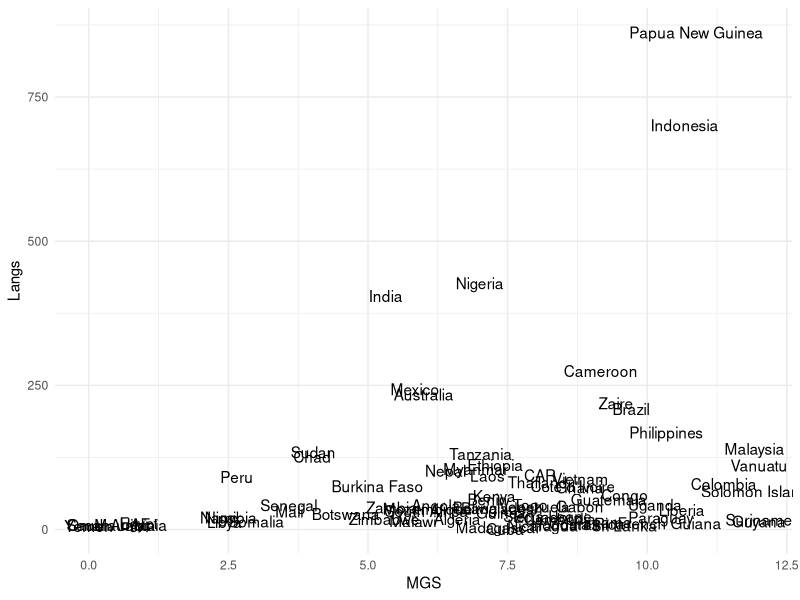
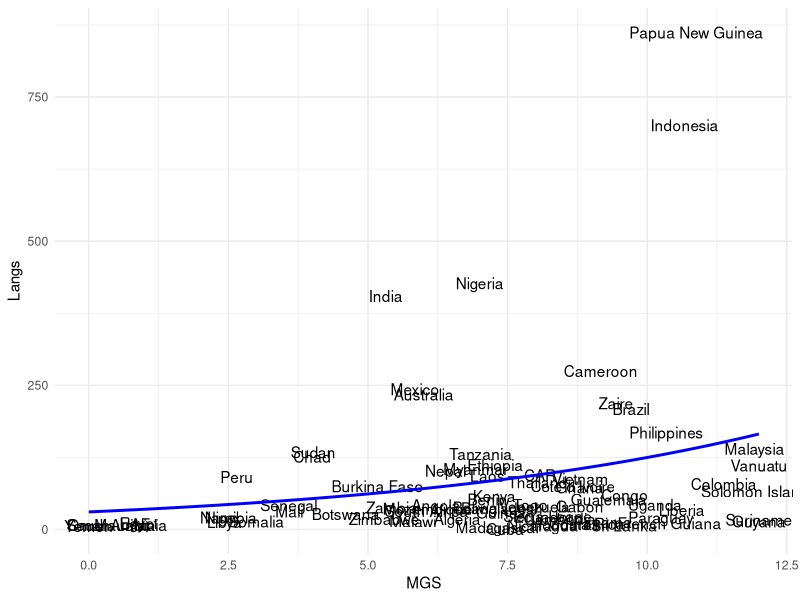

The R script that drew these images, in order: (Note: this script raises an error after producing the figures.)
## ---- chunk 1

# Load MASS and pscl (used for negative binomial regression later):

library(MASS)
library(pscl)

# Load tidyverse and broom for tidy regression outputs:

library(tidyverse)
library(broom)

# Load in the iconicity dataset:

nettle <- read_csv('nettle_1999_climate.csv')

# Check dataset:

nettle
## ---- chunk 2

# Check that everything is positive:

all(nettle$Langs >= 0)
## ---- chunk 3
# What's the range of the predictor?

range(nettle$MGS)

# Check which countries these most extreme values correspond to:

filter(nettle, MGS %in% range(MGS))
## ---- chunk 4
ggplot(nettle, aes(x = MGS, y = Langs, label = Country)) +
  geom_text() +
  theme_minimal()
## ---- chunk 5
MGS_mdl <- glm(Langs ~ MGS, data = nettle,
               family = poisson)
## ---- chunk 6
tidy(MGS_mdl)
## ---- chunk 7
mycoefs <- tidy(MGS_mdl) %>% dplyr::pull(estimate)
## ---- chunk 8
intercept <- mycoefs[1]
intercept

slope <- mycoefs[2]
slope
## ---- chunk 9
intercept + 0:12 * slope
## ---- chunk 10
exp(intercept + 0:12 * slope)
## ---- chunk 11
newpreds <- tibble(MGS = seq(0, 12, 0.01))

# Check:

newpreds
## ---- chunk 12
# Get predictions:

MGS_preds <- predict(MGS_mdl, newpreds)
head(MGS_preds) # first six numbers
## ---- chunk 13
# Exponentiate for rates:

MGS_preds <- exp(MGS_preds)
head(MGS_preds)
## ---- chunk 14
# Alternatively, specify the argument type = 'response':

MGS_preds <- predict(MGS_mdl, newpreds,
                     type = 'response')
head(MGS_preds)
## ---- chunk 15
# Put predictor values and predictions into same tibble:

mypreds <- tibble(MGS = newpreds$MGS, Rate = MGS_preds)
mypreds
## ---- chunk 16
# Create plot:

nettle %>% ggplot(aes(x = MGS, y = Langs)) +
  geom_text(aes(label = Country)) +
  geom_line(data = mypreds, mapping = aes(x = MGS, y = Rate),
            col = 'blue', size = 1) +
  theme_minimal()
## ---- chunk 17
# Adding exposure variables:

MGS_mdl_exposure <- glm(Langs ~ MGS + offset(Area),
                        data = nettle, family = 'poisson')

tidy(MGS_mdl_exposure)
## ---- chunk 18
MGS_mdl_nb <- glm.nb(Langs ~ MGS + offset(Area),
                     data = nettle)

# Check coefficients:

tidy(MGS_mdl_nb)
## ---- chunk 19
summary(MGS_mdl_nb)
## ---- chunk 20
# Perform overdispersion test:

odTest(MGS_mdl_nb)
